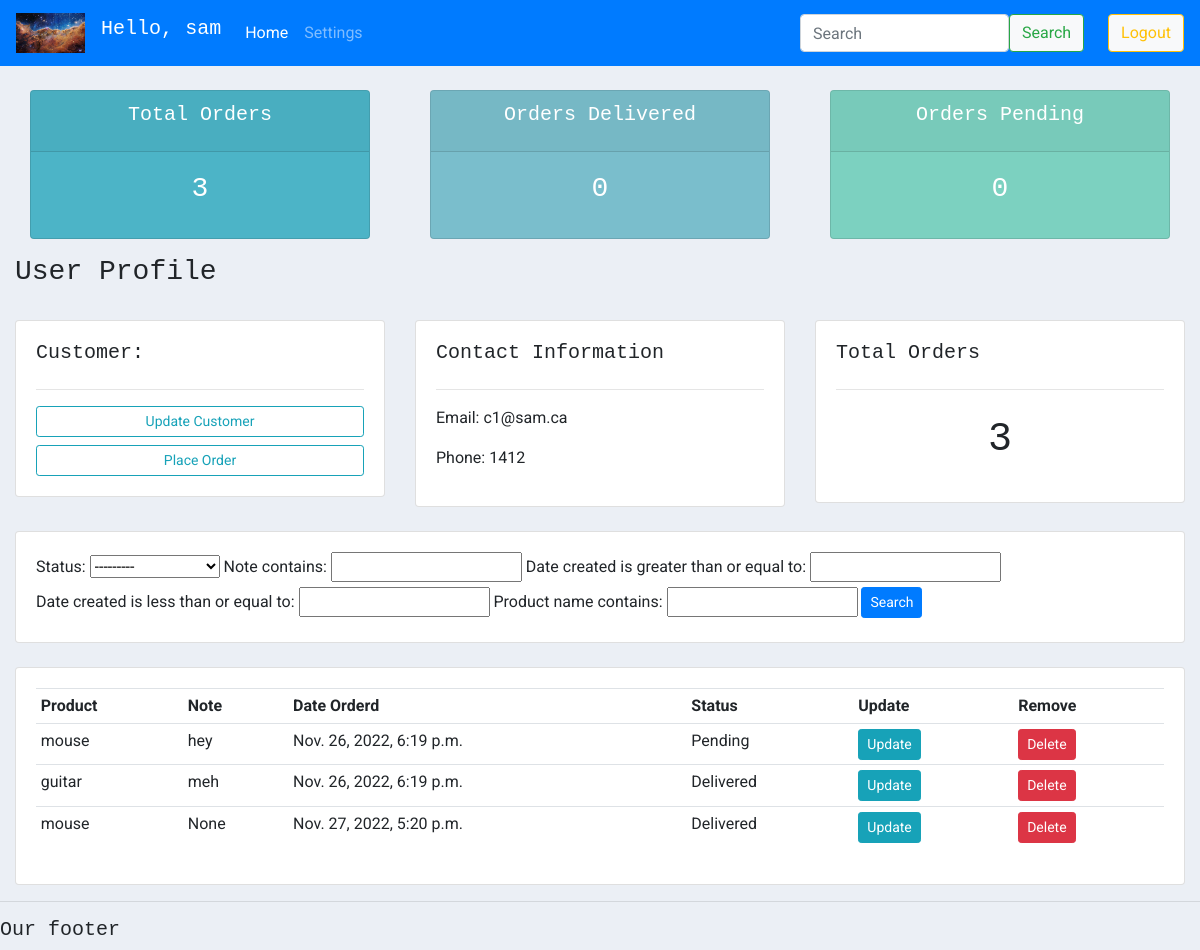
The page /user (signed in) on the database its author committed.
### website/models.py (models this page shows, shortened)
class Customer(models.Model):
	user = models.OneToOneField(User, null=True, blank=True, on_delete=models.CASCADE, related_name='customer')
	name = models.CharField(max_length=200, null=True)
	phone = models.CharField(max_length=200, null=True)
	email = models.EmailField(max_length=200, null=True)
	date_created = models.DateTimeField(auto_now_add=True, null=True)
	profile_pic = models.ImageField(default='profile.png' ,null=True, blank=True)

class Order(models.Model):
	STATUS = (
			('Pending', 'Pending'),
			('Out for delivery', 'Out for delivery'),
			('Delivered', 'Delivered'),
			)
	product = models.ForeignKey(Product, null=True, on_delete=models.SET_NULL, related_name = 'ordered')
	customer = models.ForeignKey(Customer, null=True, on_delete=models.SET_NULL, related_name = 'has_ordered')
	date_created = models.DateTimeField(auto_now_add=True, null=True)
	status = models.CharField(max_length=200, null=True, choices=STATUS)
	note = models.CharField(max_length=1000, null=True)

class Product(models.Model):
	CATEGORY = (
			('Indoor', 'Indoor'),
			('Out Door', 'Out Door'),
			)
	name = models.CharField(max_length=200, null=True)
	price = models.FloatField(null=True)
	category = models.CharField(max_length=200, null=True, choices=CATEGORY)
	description = models.CharField(max_length=200, null=True, blank=True)
	date_created = models.DateTimeField(auto_now_add=True, null=True)
	tags = models.ManyToManyField(Tag)
	def __str__(self):
		return self.name

### website/decorators.py (the view)
        def wrapper(request, *args, **kwargs):
            group = None
            if request.user.groups:
                group = request.user.groups.all()[0].name
            if group in allowed_roles:
                return view_func(request, *args, **kwargs)
            else:
                return HttpResponse('Your are not allowed to view this page!')

### website/views.py (called while the page is built)
@login_required(login_url='login')
@allowed_users(allowed_roles='customer')
def userPage(request):
    customer = request.user.customer
    orders = customer.has_ordered.all()
    total_orders = orders.count()
    delivered = orders.filter(status='delivered').count()
    pending = orders.filter(status='pending').count()
    myFilter = OrderFilter(request.GET, queryset=orders)
    orders = myFilter.qs #queryset
    context = {'customer': customer,
            'orders': orders,
            'total_orders': total_orders,
            'delivered': delivered,
            'pending': pending,
            'myFilter': myFilter
    }
    return render(request, 'website/user.html', context)

### website/templates/website/user.html
{%  extends 'website/layout_main.html' %}
{% block content %}
{% include 'website/status.html' %}
<h3>User Profile</h3>
<br>
<div class="row">
	<div class="col-md">
		<div class="card card-body">
			<h5>Customer:</h5>
			<hr>
			<a class="btn btn-outline-info  btn-sm btn-block" href="{% url 'setting' %}">Update Customer</a>
			<a class="btn btn-outline-info  btn-sm btn-block" href="{% url 'create_order' customer.id %}">Place Order</a>
		</div>
	</div>
	<div class="col-md">
		<div class="card card-body">
			<h5>Contact Information</h5>
			<hr>
			<p>Email: {{customer.email}}</p>
			<p>Phone: {{customer.phone}}</p>
		</div>
	</div>
	<div class="col-md">
		<div class="card card-body">
			<h5>Total Orders</h5>
			<hr>
			<h1 style="text-align: center;padding: 10px">{{total_orders}}</h1>
		</div>
	</div>
</div>
<br>
<div class="row">
	<div class="col">
		<div class="card card-body">
			<form method="get">
				{{myFilter.form}}
		    <button class="btn btn-sm btn-primary" type="submit">Search</button>
		  </form>
		</div>
	</div>
</div>
<br>
<div class="row">
	<div class="col-md">
		<div class="card card-body">
			<table class="table table-sm">
				<tr>
					<th>Product</th>
					<th>Note</th>
					<th>Date Orderd</th>
					<th>Status</th>
					<th>Update</th>
					<th>Remove</th>
				</tr>
				{% for order in orders %}
				<tr>
					<td>{{order.product}}</td>
					<td>{{order.note}}</td>
					<td>{{order.date_created}}</td>
					<td>{{order.status}}</td>
					<td><a class="btn btn-sm btn-info" href="{% url 'update_order' order.id %}">Update</a></td>
					<td><a class="btn btn-sm btn-danger" href="{% url 'delete_order' order.id %}">Delete</a></td>
				</tr>
				{% endfor %}
			</table>
		</div>
	</div>
</div>
{% endblock content %}

### website/templates/website/navbar.html (shortened to what this page needs)
{% load static %}
<nav class="navbar navbar-expand-lg navbar-dark bg-primary">
    <a class="navbar-brand" href="{% url 'home' %}"><img style="height: 40px; width: auto;" src="{% static 'images/logo.png' %}" alt="Hi"></a>
    <h2 class="navbar-brand">Hello, {{ user }}</h2>
    <div class="collapse navbar-collapse" id="navbarScroll">
      <ul class="navbar-nav mr-auto my-2 my-lg-0 navbar-nav-scroll" style="max-height: 100px;">
        <li class="nav-item active">
          <a class="nav-link" href="{% url 'home' %}">Home <span class="sr-only">(current)</span></a>
        </li>
        {% if user.is_staff %}
        <li class="nav-item">
          <a class="nav-link" href="{% url 'products' %}">Products</a>
        </li>
        {% else %}
        <li class="nav-item">
          <a class="nav-link" href="{% url 'setting' %}">Settings</a>
        </li>
        {% endif %}
    </ul>
    <form class="form-inline my-2 my-lg-0">
        <input class="form-control my-2 my-lg-0 ml-lg-4" type="search" placeholder="Search" aria-label="Search">
        <button class="btn btn-light btn-outline-success my-2 my-sm-0" type="submit">Search</button>
    </form>
    <form class="form-inline my-2 my-lg-0 ml-lg-4" method="post" action="{% url 'logout' %}">
        <input class="btn btn-light btn-outline-warning my-2 my-sm-0" type="submit" value="Logout">
    </form>
  </div>
</nav>

### website/templates/website/layout_main.html (style rules this page uses)
body { background-color: #ebeff5; font-family: 'Roboto', sans-serif; }
h1, h2, h3, h4, h5 { font-family: monaco,Consolas,Lucida Console,monospace; }

### rows shown on the page
Customer: email "c1@sam.ca", phone "1412"
Order: product "mouse", note "hey", date_created "Nov. 26, 2022, 6:19 p.m.", status "Pending"
Order: product "guitar", note "meh", date_created "Nov. 26, 2022, 6:19 p.m.", status "Delivered"
Order: product "mouse", note "None", date_created "Nov. 27, 2022, 5:20 p.m.", status "Delivered"

### other values the page prints
{{ user }} "sam"
{{ total_orders }} "3"
{{ delivered }} "0"
{{ pending }} "0"
